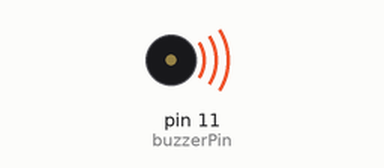
A sketch run on a simulated Arduino Uno, built with avr-gcc and run on an emulated ATmega328P. Parts: buzzer (waves = sounding).

Above: at 0.1 s.
At 2.6 s:
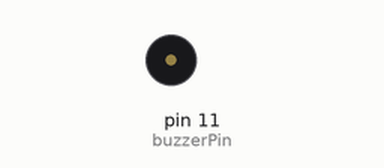
Timing chart, 0 to 4.1 s (numbered marks = the images above):
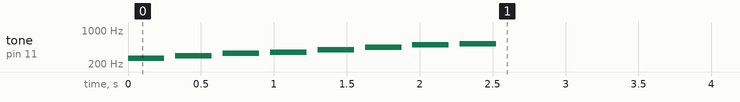

The sketch:

NanoBuzz1.ino
```cpp
const int buzzerPin = 11;  // Passive buzzer connected to D11

// Notes frequency (C4 to B4)
int melody[] = {
  262, 294, 330, 349, 392, 440, 494, 523
};

// Note durations: 4 = quarter note, 8 = eighth note, etc.
int noteDurations[] = {
  4, 4, 4, 4, 4, 4, 4, 4
};

void setup() {
  for (int thisNote = 0; thisNote < 8; thisNote++) {
    int noteDuration = 1000 / noteDurations[thisNote];
    tone(buzzerPin, melody[thisNote], noteDuration);

    delay(noteDuration * 1.30);  // Pause between notes
    noTone(buzzerPin);           // Stop the tone
  }
}

void loop() {
  // Melody plays once in setup
}
```
